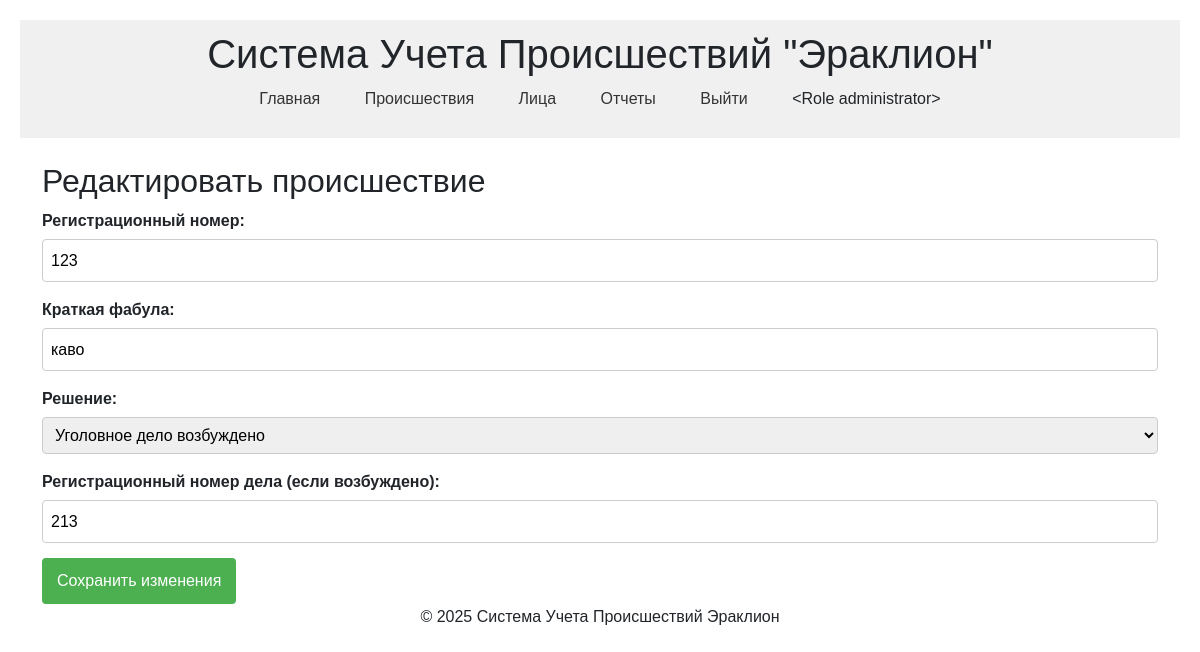
The page /incidents/edit/1 (signed in) on the database its author committed.
### models.py (models this page shows, shortened)
class Role(db.Model):
    id = db.Column(db.Integer, primary_key=True)
    name = db.Column(db.String(50), unique=True, nullable=False)
    description = db.Column(db.Text)
    def __repr__(self):
        return f'<Role {self.name}>'

class Incident(db.Model):
    id = db.Column(db.Integer, primary_key=True)
    reg_number = db.Column(db.String(50), unique=True, nullable=False)
    registration_date = db.Column(db.DateTime, nullable=False, default=datetime.utcnow)
    short_description = db.Column(db.String(255), nullable=False) # Краткая фабула (тип происшествия)
    decision_status = db.Column(db.String(50)) # Например: "Отказано в возбуждении", "Уголовное дело возбуждено", "Отправлено по территориальному признаку"
    case_reg_number = db.Column(db.String(50)) # Регистрационный номер заведенного уголовного дела
    incident_participants = db.relationship('IncidentPerson', backref='incident', lazy='dynamic')

### routes.py (the view, shortened to what this page needs)
@routes.route('/incidents/edit/<int:incident_id>', methods=['GET', 'POST'])
@login_required
@check_role('administrator')
def edit_incident(incident_id):
    incident = Incident.query.get_or_404(incident_id)
    return render_template('incidents/edit_incident.html', incident=incident)

### app.py (called while the page is built)
@login_manager.user_loader
def load_user(user_id):
    return User.query.get(int(user_id))

### routes.py (called while the page is built)
def check_role(role_names):
    def decorator(f):
        @wraps(f)
        def decorated_function(*args, **kwargs):
            if not current_user.is_authenticated:
                flash("Требуется аутентификация", "danger")
                return redirect(url_for('routes.login'))
            _role_names = role_names
            if isinstance(_role_names, str):
                _role_names = [_role_names]
            if current_user.role.name not in _role_names:
                flash("У вас недостаточно прав для выполнения данного действия", "danger")
                return redirect(url_for('routes.index'))
            return f(*args, **kwargs)
        return decorated_function
    return decorator

### templates/incidents/edit_incident.html (shortened to what this page needs)
{% extends "base.html" %}
{% block content %}
    <h2>Редактировать происшествие</h2>
    <form method="POST">
        <div>
            <label for="reg_number">Регистрационный номер:</label>
            <input type="text" id="reg_number" name="reg_number" value="{{ incident.reg_number }}" required>
        </div>
        <div>
            <label for="short_description">Краткая фабула:</label>
            <input type="text" id="short_description" name="short_description" value="{{ incident.short_description }}" required>
        </div>
        <div>
            <label for="decision_status">Решение:</label>
            <select id="decision_status" name="decision_status">
                <option value="Уголовное дело возбуждено" {% if incident.decision_status == 'Уголовное дело возбуждено' %}selected{% endif %}>Уголовное дело возбуждено</option>
            </select>
        </div>
        <div>
            <label for="case_reg_number">Регистрационный номер дела (если возбуждено):</label>
            <input type="text" id="case_reg_number" name="case_reg_number" value="{{ incident.case_reg_number }}">
        </div>
        <button type="submit">Сохранить изменения</button>
    </form>
{% endblock %}

### templates/base.html (shortened to what this page needs)
<!DOCTYPE html>
<html lang="en">
<head>
    <link href="https://cdn.jsdelivr.net/npm/bootstrap@5.3.2/dist/css/bootstrap.min.css" rel="stylesheet">
    <link rel="stylesheet" href="{{ url_for('static', filename='css/style.css') }}">
</head>
<body>
    <header>
        <h1>Система Учета Происшествий "Эраклион"</h1>
        <nav>
            <ul>
                <li><a href="{{ url_for('routes.index') }}">Главная</a></li>
                {% if current_user.is_authenticated %}
                    <li><a href="{{ url_for('routes.list_incidents') }}">Происшествия</a></li>
                    <li><a href="{{ url_for('routes.list_persons') }}">Лица</a></li>
                    <li><a href="{{ url_for('routes.report_incident_count') }}">Отчеты</a></li>
                    <li><a href="{{ url_for('routes.logout') }}">Выйти</a></li>
                    <li>
                        <span>
                            {{ current_user.role }}
                        </span>
                    </li>
                {% else %}
                    <li>
                        <a href="{{ url_for('routes.login') }}">Войти</a>
                    </li>
                {% endif %}
            </ul>
        </nav>
    </header>
    <main>
        <div class="container mt-4">
            {% block content %}{% endblock %}
        </div>
    </main>
    <div class="footer-wrapper">
      <footer>
        <p>&copy; 2025 Система Учета Происшествий Эраклион</p>
      </footer>
    </div>
</body>
</html>

### static/css/style.css (style rules this page uses)
body { font-family: sans-serif; margin: 20px; line-height: 1.6; }
header { background-color: #f0f0f0; padding: 10px 0; text-align: center; margin-bottom: 20px; }
nav ul { list-style: none; padding: 0; }
nav ul li { display: inline; margin: 0 15px; }
nav a { text-decoration: none; color: #333; }
main { margin-top: 20px; }
form div { margin-bottom: 15px; }
label { display: block; margin-bottom: 5px; font-weight: bold; }
input[type="text"], input[type="date"], input[type="number"], select { width: 100%; padding: 8px; box-sizing: border-box; border: 1px solid #ccc; border-radius: 4px; }
button { background-color: #4CAF50; color: white; padding: 10px 15px; border: none; border-radius: 4px; cursor: pointer; font-size: 16px; }
a { color: #007bff; text-decoration: none; margin-right: 10px; }
.footer-wrapper { text-align: center; }

### rows shown on the page
Role: role "<Role administrator>"
Incident: reg_number "123", short_description "каво", decision_status "Уголовное дело возбуждено", case_reg_number "213"
